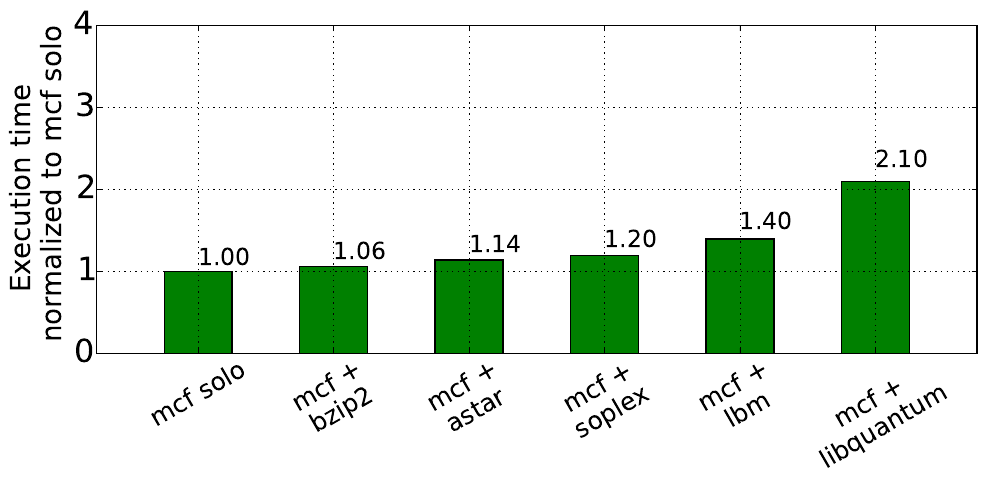

Python code for this plot:
from collections import defaultdict
import numpy as np
import matplotlib.pyplot as plt

colocationListBaseline = [ 'colocating with perlbench', 'colocating with astar', 'colocating with povray', 'colocating with omnetpp', 'colocating with bzip2', 'colocating with libquantum', 'colocating with lbm', 'colocating with sphinx3', 'colocating with soplex' ]
runningList = [ 'mcf', 'colocating with bzip2', 'mcf', 'colocating with astar', 'mcf', 'colocating with soplex', 'mcf', 'colocating with lbm', 'mcf', 'colocating with libquantum' ]
benchListExperiments = ['mcf']
libquantum=1.09
def autolabel(rects):
    # attach some text labels
    for rect in rects:
        height = rect.get_height()
        plt.text(rect.get_x()+rect.get_width()/2., 1.08*height, '%.2f'%float(height), size='17')

def autolabel2(rects):
    # attach some text labels
    for rect in rects:
        height = rect.get_height()
        plt.text(rect.get_x()+rect.get_width()/2., 1.05*height, '%.2f x'%float(height))

filename = 'shutter_cpi_5'
fList2 = [s.strip() for s in open('../../papergraphs/1.1intrograph/degradation/shutter_cpi_1000.txt').readlines()]

dictList_degradation_colocation = defaultdict(lambda  : defaultdict(list))

for (b,a) in enumerate(fList2):
    if a in colocationListBaseline:
        index = a
    else:
        if a in benchListExperiments:
            dictList_degradation_colocation[index][a].append(float(fList2[b+1]))

yaxis = ()
xaxis = ()
xaxis = xaxis + ('mcf solo',)
yaxis = yaxis + (1,)
#sorting the ground truth values
for a in xrange(0,len(runningList),2):
    j = runningList[a+1]
    i = runningList[a]
    xaxis = xaxis + ('mcf + \n' + j[16:],)
    #yaxis = yaxis + (np.mean(dictList_degradation_colocation[j][i])/np.mean(dictList_degradation_colocation['colocating with bzip2'][i]), )
    yaxis = yaxis + (np.mean(dictList_degradation_colocation[j][i])/2.75, ) 
   #print j,i,dictList_degradation_colocation[j][i]

width=0.5
x = np.arange(len(yaxis))
fig = plt.figure(figsize=(10, 5))
bar1 = plt.bar( x, yaxis, width, color="g", label='mcf with co-runners in the x-axis')
#bar2 = plt.bar( x+width, yaxis2, width, color="b", label='colocating with mcf  (avg = %.2f)' %(np.mean(yaxis_abs2)))
autolabel(bar1)
#autolabel(bar2)
plt.ylabel( 'Execution time \n normalized to mcf solo ',fontsize=20, multialignment='center')
plt.xticks(x + width/2.0, xaxis, rotation='30',  ha='center', size='18')
#x	plt.ylim(-0.1,4)
plt.yticks(np.arange(0,5),size='23')

plt.xlim(-0.5,6)
plt.grid()
plt.tight_layout()
#plt.legend(prop={'size':20})
#plt.savefig('comparecorun.png', dpi=150)
#plt.show()
#plt.close()
#plt.savefig('%s_error.png' %(filename), dpi=125)

import os as mars_awesome_os;
import matplotlib.pyplot as mars_awesome_plt;
mars_awesome_plt.savefig('comparecorun.eps', bbox_inches='tight');
mars_awesome_os.popen('epstopdf comparecorun.eps');
